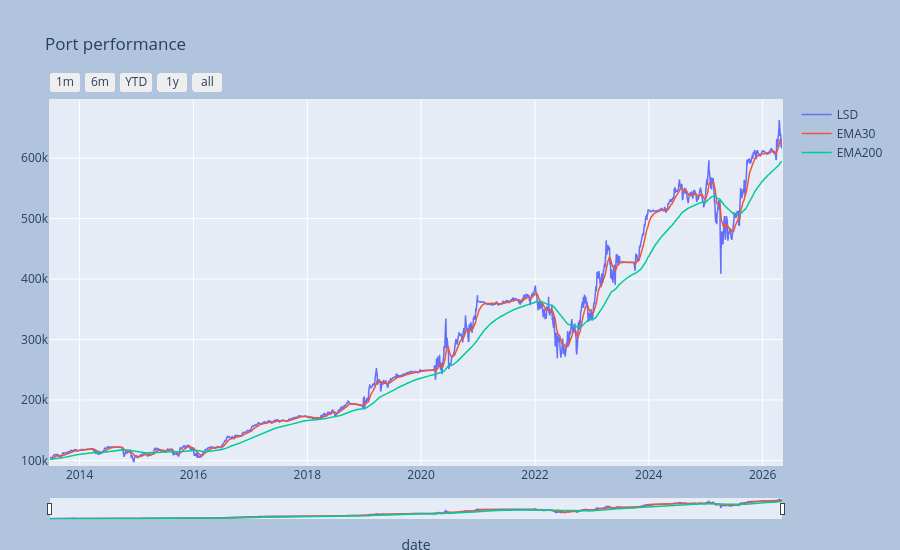

The cell this chart's notebook holds for it:
### Markdown cell above
### "Optimizer" = LSDAnalyzer

### Code cell
pname = 'LSD'
ccs = az.CorrClusterSelector(corr_threshold=corr_threshold, freq=freq)
dms = az.DualMomentumSelector(nw=nw, threshold=ths)
coef = [1, 1, 1, 1]
lsd = az.LSDAnalyzer(coef=coef, freq=freq, hlength=hlength)
model = az.ModelPipeline([ccs, dms, lsd])
pp_lsd = az.Port_Generator(mktdata, 
                             freq=freq, 
                             fixoffset=fixoffset, 
                             histoffset=histoffset,
                             pname=pname)
port_lsd = pp_lsd.set_model(model)
_ = pp_lsd.port_view(fancy=True)

### Figure 1 — Plotly figure (JSON) as saved in the notebook; plotly's stock layout.template omitted (floating-point values rounded to 4 significant figures; data arrays with more than 128 entries replaced by an {"elided": "..."} marker saying what was removed)
{"data": [{"line": {"width": 1.5}, "name": "LSD", "type": "scatter", "x": {"elided": "3235 str values"}, "y": {"elided": "3235 float values"}}, {"line": {"width": 1.5}, "name": "EMA30", "type": "scatter", "x": {"elided": "3235 str values"}, "y": {"elided": "3235 float values"}}, {"line": {"width": 1.5}, "name": "EMA200", "type": "scatter", "x": {"elided": "3235 str values"}, "y": {"elided": "3235 float values"}}], "layout": {"autosize": false, "height": 550, "margin": {"b": 25, "l": 50, "pad": 1, "r": 50, "t": 100}, "paper_bgcolor": "LightSteelBlue", "title": {"text": "Port performance"}, "width": 900, "xaxis": {"autorange": false, "fixedrange": false, "range": ["2013-06-25T00:00:00", "2026-05-05T00:00:00"], "rangeselector": {"buttons": [{"count": 1, "label": "1m", "step": "month", "stepmode": "backward"}, {"count": 6, "label": "6m", "step": "month", "stepmode": "backward"}, {"count": 1, "label": "YTD", "step": "year", "stepmode": "todate"}, {"count": 1, "label": "1y", "step": "year", "stepmode": "backward"}, {"step": "all"}]}, "rangeslider": {"thickness": 0.05, "visible": true}, "title": {"text": "date"}, "type": "date"}, "yaxis": {"autorange": false, "fixedrange": false, "range": [92340.0, 696200.0], "title": {}}}}
